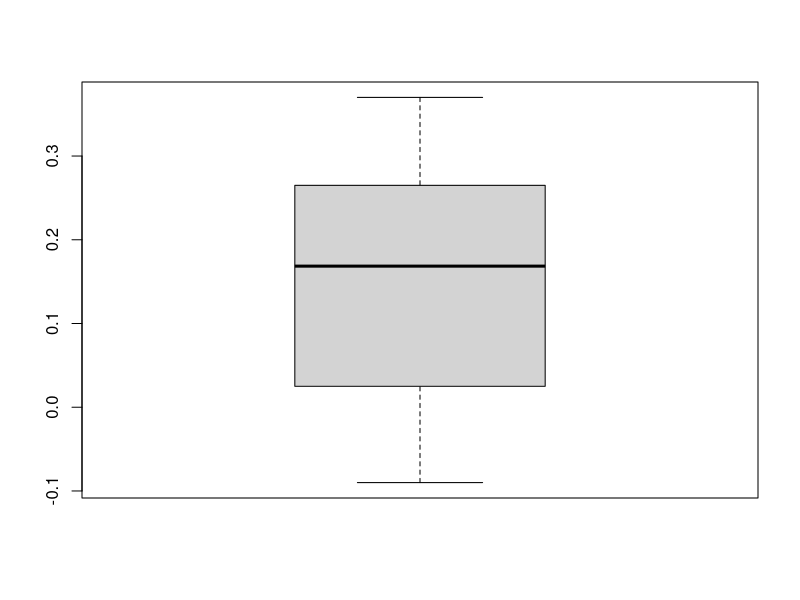
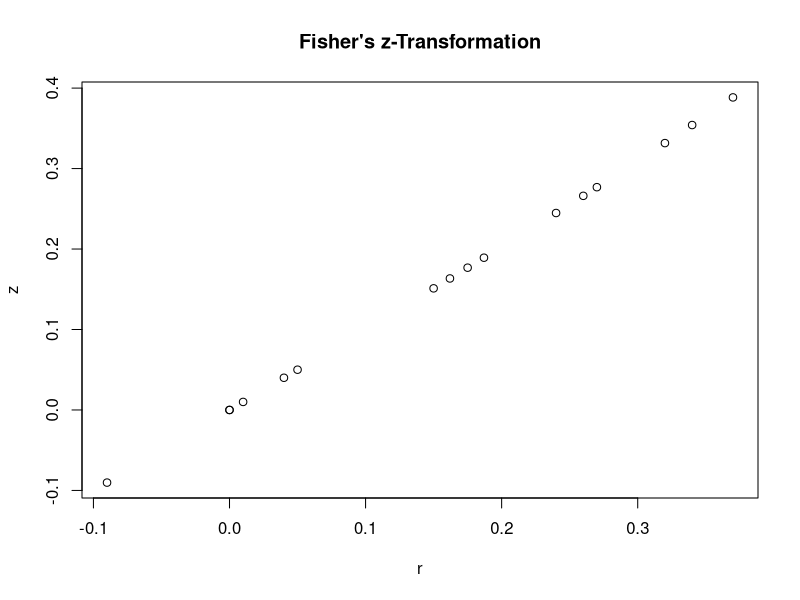

R code for these plots, in order:
#######################
### Meta-Analyse: Korrelationen
# von Julien P. Irmer


## Vorbereitung
library(metafor)

## Übersicht über den Datensatz verschaffen
head(dat.molloy2014)
summary(dat.molloy2014$ri)

## Grafische Veranschaulichung der Beziehung zwischen der Medikamenteneinnahme und der Gewissenhaftigkeit
boxplot(dat.molloy2014$ri)

## Fisher's z-Transformation
data_transformed <- escalc(measure="ZCOR",                # z-Transformation
                           ri=ri,                         # beobachtete Korrelationskoeffizienten
                           ni=ni,                         # Stichprobengröße pro Studie
                           data=dat.molloy2014,           # Datensatz
                           var.names = c("z_ri", "v_ri")) # Namen der neu zu erstellenden Variablen
head(data_transformed)

data_transformed_2 <- escalc(measure="ZCOR",              # z-Transformation
                           ri=dat.molloy2014$ri,          # beobachtete Korrelationskoeffizienten
                           ni=dat.molloy2014$ni,          # Stichprobengröße pro Studie
                           var.names = c("z_ri", "v_ri")) # Namen der neu zu erstellenden Variablen
head(data_transformed_2)

data_transformed$v_ri[1:4]     # die ersten 4 Einträge betrachten
1/(dat.molloy2014$ni - 3)[1:4]

plot(x = data_transformed$ri, y = data_transformed$z_ri,
     xlab = "r", ylab = "z",
     main = "Fisher's z-Transformation")


## Random Effects Model
REM <- rma(yi = z_ri, vi = v_ri, data=data_transformed)
summary(REM)

REM$b    # mittlere Schätzung b
REM$tau2 # tau²
predict(REM, transf=transf.ztor) # Retransformation

pred_REM <- predict(REM, transf=transf.ztor)
names(pred_REM)
pred_REM$pred # retransformierter gepoolter Korrelationskoeffizient


## Weitere Moderatoren und Psychometrische Metaanalysen
df <- data.frame(r = c(0.3, 0.3, 0.5, 0.4),
                 RelX = c(0.6, 0.8, 1, 1),
                 RelY = c(0.5, 0.7, 0.8, 1),
                 n = c(65, 65, 34, 46))
head(df)

df$r_correct <- df$r/sqrt(df$RelX*df$RelY) # Minderungskorrektur
head(df)
